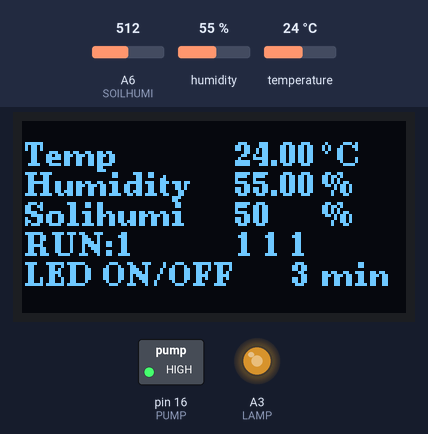
Recording of a sketch running on a simulated Arduino Nano, built for the host (arithmetic inside an expression is 32-bit, double 64-bit). Parts: 128×64 one-colour display, switched loads named in the sketch (green lamp = pin HIGH), output pins drawn as LEDs (lit = HIGH). Wiring (inferred from the names in the program): DHT22 sensor: data A1. Inputs (shaded band) come from the test bench; at power-on: temperature 24 °C, A6 (SOILHUMI) = 512, humidity 55 %.

Above: at 4.8 s.
4.9 s: temperature set to 28.6 °C
At 7.1 s:
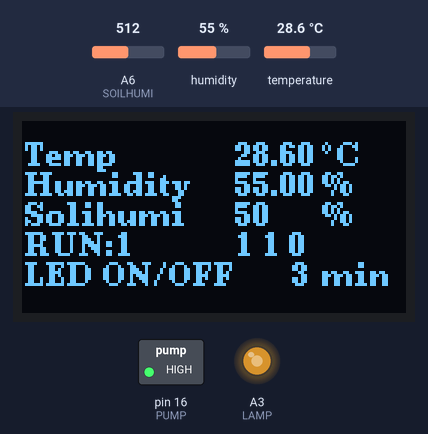
7.9 s: temperature set to 29.3 °C
At 10.3 s:
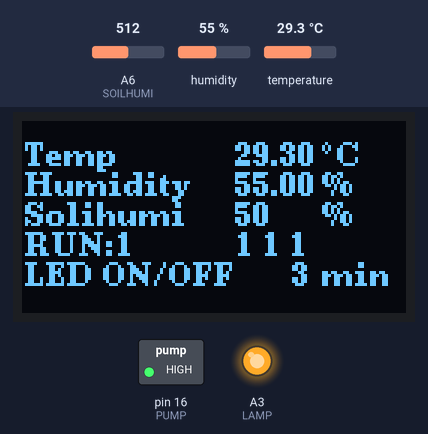
16.5 s: A6 (SOILHUMI) set to 425
At 19.7 s:
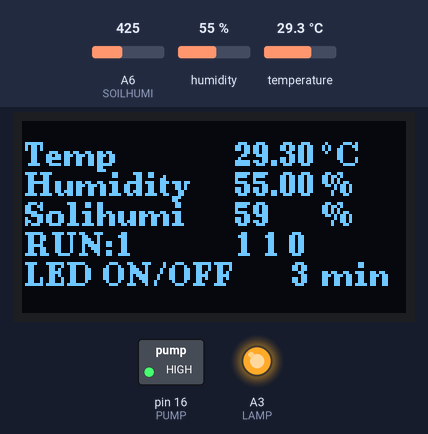
22.5 s: A6 (SOILHUMI) set to 403
At 25.2 s:
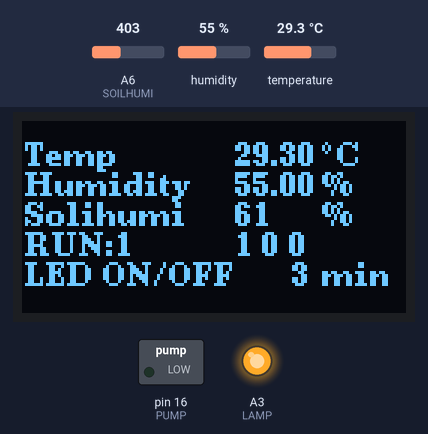
31.1 s: temperature set to 12 °C
At 35.1 s:
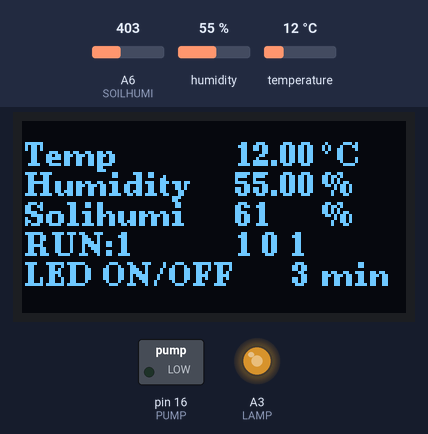
35.8 s: humidity set to 22 %
At 36.6 s:
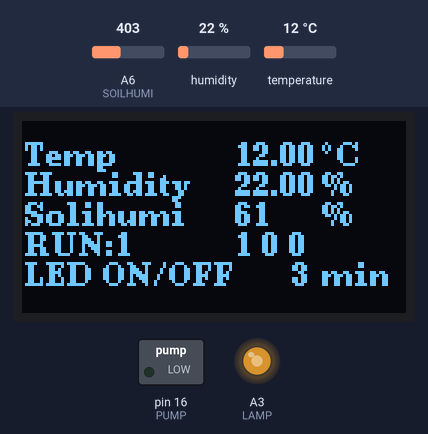
Timing chart, 0 to 39.8 s (numbered marks = the images above; inputs shaded):
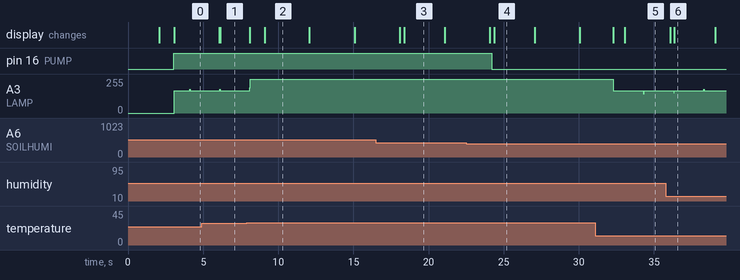

The sketch:

sketch_exercise4.ino
```cpp
#include "DHT.h"
#include <U8g2lib.h>
U8G2_SH1106_128X64_NONAME_F_HW_I2C u8g2(U8G2_R0,/*reset=*/U8X8_PIN_NONE);
#define SOILHUMI A6
#include <SoftPWM.h>
#define PUMP 16
#define DHTPIN A1
#define DHTTYPE DHT22
#define LAMP 17

DHT dht(DHTPIN, DHTTYPE);
uint32_t DataCaptureDelay_DHT = 2000;
uint32_t DataCaptureDelay_SOIL = 3000;
uint32_t DataCapture_ST = 0;
uint32_t DataCapture_DHT = 0;
uint32_t DataCapture_SOIL = 0;
uint32_t TimeSum = 3000;
uint32_t TimeCompare;

SOFTPWM_DEFINE_CHANNEL(A3);

int Soilhumi = 0;
int Fan = 0;
int Pump = 0;
float Temp;
float Humi;
int Lamp = 0;

void OLEDdraw(){
  u8g2.clearBuffer();

  u8g2.setFont(u8g2_font_ncenB08_te);
  //u8g2.drawStr(1,15,"SMART FAN");

  u8g2.drawStr(1,15,"Temp");
  u8g2.setCursor(71,15);
  u8g2.print(Temp);
  u8g2.drawStr(100,15,"\xb0");
  u8g2.drawStr(105,15,"C");

  u8g2.drawStr(1,25,"Humidity");
  u8g2.setCursor(71,25);
  u8g2.print(Humi);
  u8g2.drawStr(100,25,"%");

  u8g2.drawStr(1,35,"Solihumi");
  u8g2.setCursor(71,35);
  u8g2.print(Soilhumi);
  u8g2.drawStr(100,35,"%");

  //u8g2.drawStr(1,45,"RUN:1");
  u8g2.setCursor(1,45);
  u8g2.print("RUN:1  ");
  u8g2.setCursor(71,45);
  u8g2.print(Fan);
  u8g2.print(" ");
  u8g2.print(Pump);
  u8g2.print(" ");
  u8g2.println(Lamp);

  u8g2.drawStr(1,55,"LED ON/OFF");
  u8g2.setCursor(90,55);
  u8g2.print(TimeSum/1000);
  u8g2.drawStr(100,55,"min");

  u8g2.sendBuffer();
}

void setup(){
  dht.begin();
  u8g2.begin();
  SoftPWM.begin(490);
  pinMode(SOILHUMI, INPUT);
  pinMode(PUMP, OUTPUT);
  pinMode(LAMP, OUTPUT);
  DataCapture_ST = millis();
  DataCapture_DHT = millis();
  DataCapture_SOIL = millis();
}

void loop(){
  if ((millis()-DataCapture_DHT) > DataCaptureDelay_DHT){
    Humi = dht.readHumidity();
    Temp = dht.readTemperature();
    DataCapture_DHT = millis();
  }

  if ((millis()-DataCapture_SOIL) > DataCaptureDelay_SOIL){
    Soilhumi = map(analogRead(SOILHUMI),0,1023,100,0);
    DataCapture_SOIL = millis();
  }

  if (Soilhumi>=30 && Soilhumi<=60){
    digitalWrite(PUMP, HIGH);
    Pump = 1;
  }
  else{
    digitalWrite(PUMP, LOW);
    Pump = 0;
  }

  if (Temp >= 29){
      Fan = 1;
      SoftPWM.set(100);
  }
  else if (Soilhumi <= 20){
      Fan = 0;
      SoftPWM.set(0);
  }
  else{
      Fan = 1;
      SoftPWM.set(65);
  }

  TimeCompare = (millis() - DataCapture_ST)/TimeSum;

  if (TimeCompare % 2 == 0){
    digitalWrite(LAMP, LOW);
    Lamp = 0;
  }
  else if (TimeCompare % 2 == 1){
    digitalWrite(LAMP, HIGH);
    Lamp = 1;
  }

  OLEDdraw();
}
```

Measured:
- the behaviour switches between 28.9 and 29 °C on temperature (found by bisection; images 1 and 2)
- the behaviour switches between 410 and 409 on A6 (SOILHUMI) (found by bisection; images 3 and 4)
- after the input at 4.9 s, the display: first differs from a run without the input after 1.2 s (image 1)
- after the input at 7.9 s, the display: first changes after 0.21 s (image 2 shows a later state)
- after the input at 16.5 s, the display: first differs from a run without the input after 1.9 s (image 3)
- after the input at 22.5 s, pin 16 (PUMP): HIGH → LOW after 1.7 s; the display: first differs from a run without the input after 1.9 s (image 4)
- after the input at 31.1 s, A3 (LAMP): 255/255 → 166/255 after 1.2 s; the display: first changes after 1.2 s (image 5 shows a later state)
- after the input at 35.8 s, the display: first differs from a run without the input after 0.55 s (image 6)
